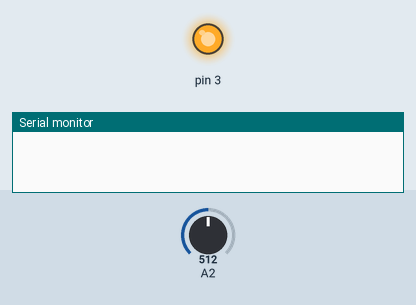
A sketch run on a simulated Arduino Uno, built with avr-gcc and run on an emulated ATmega328P. Parts: output pins drawn as LEDs (lit = HIGH), the last lines printed to the serial monitor. The test bench sets the inputs (shaded band); at power-on: A2 = 512.

Above: at 1.2 s.
1.3 s: A2 set to 986
2.8 s: A2 set to 1015
At 3.9 s:
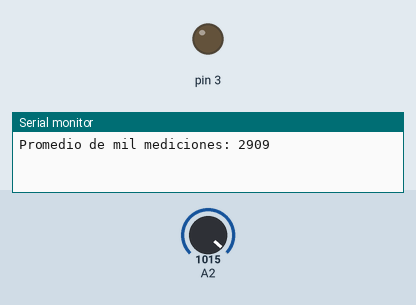
Timing chart, 0 to 11.8 s (numbered marks = the images above; inputs shaded):
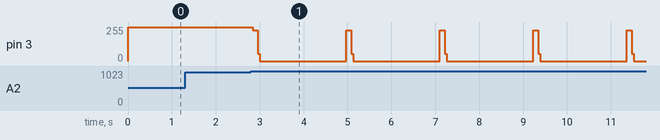

Measured:
- the behaviour switches between 999 and 1000 on A2 (found by bisection; images 0 and 1)
- after the input at 1.3 s, every drawn part: stays the same

The sketch:

captouch.ino
```cpp
const int pinInp = PB2; // Define el pin 1 como pin de salida
const int pinOut = PB3; // Define el pin A0 como pin de entrada analógica (puedes cambiarlo a A1, A2, etc. según lo necesites)

void setup() {
  pinMode(pinOut, OUTPUT); // Inicializa el pin1 como salida
  pinMode(pinInp, INPUT); // Inicializa el pin2 como entrada analógica

  Serial.begin(115200); // Inicializa la comunicación serial a 9600 bps
}

void loop() {
  long total = 0; // Para sumar los tiempos

  for(int i = 0; i < 1000; i++) { // Itera mil veces
    total += sample();
    delayMicroseconds(5); // Suma el resultado de sample al total
   // delay(1); // Pequeña pausa para no saturar el microcontrolador
  }

  long promedio = total / 1000; // Calcula el promedio

  Serial.print("Promedio de mil mediciones: ");
  Serial.println(promedio);
  delay(2000);// Espera 1 segundo antes de la próxima medición
}

long sample() {
  digitalWrite(pinOut, HIGH); // Coloca el pin1 en estado alto

  long startTime = micros(); // Toma el tiempo actual en microsegundos
  while (analogRead(pinInp) < 1000) { // Espera hasta que el pin2 vaya a alto (asumiendo un umbral de 2.5V en una escala de 0-5V)
    // No hace nada, solo espera
  }

  long endTime = micros(); // Toma el tiempo cuando el pin2 va a alto

  digitalWrite(pinOut, LOW);

  //print(endTime - startTime)// Coloca el pin1 en estado bajo

  return endTime - startTime; // Retorna el tiempo medido en microsegundos
}
```
